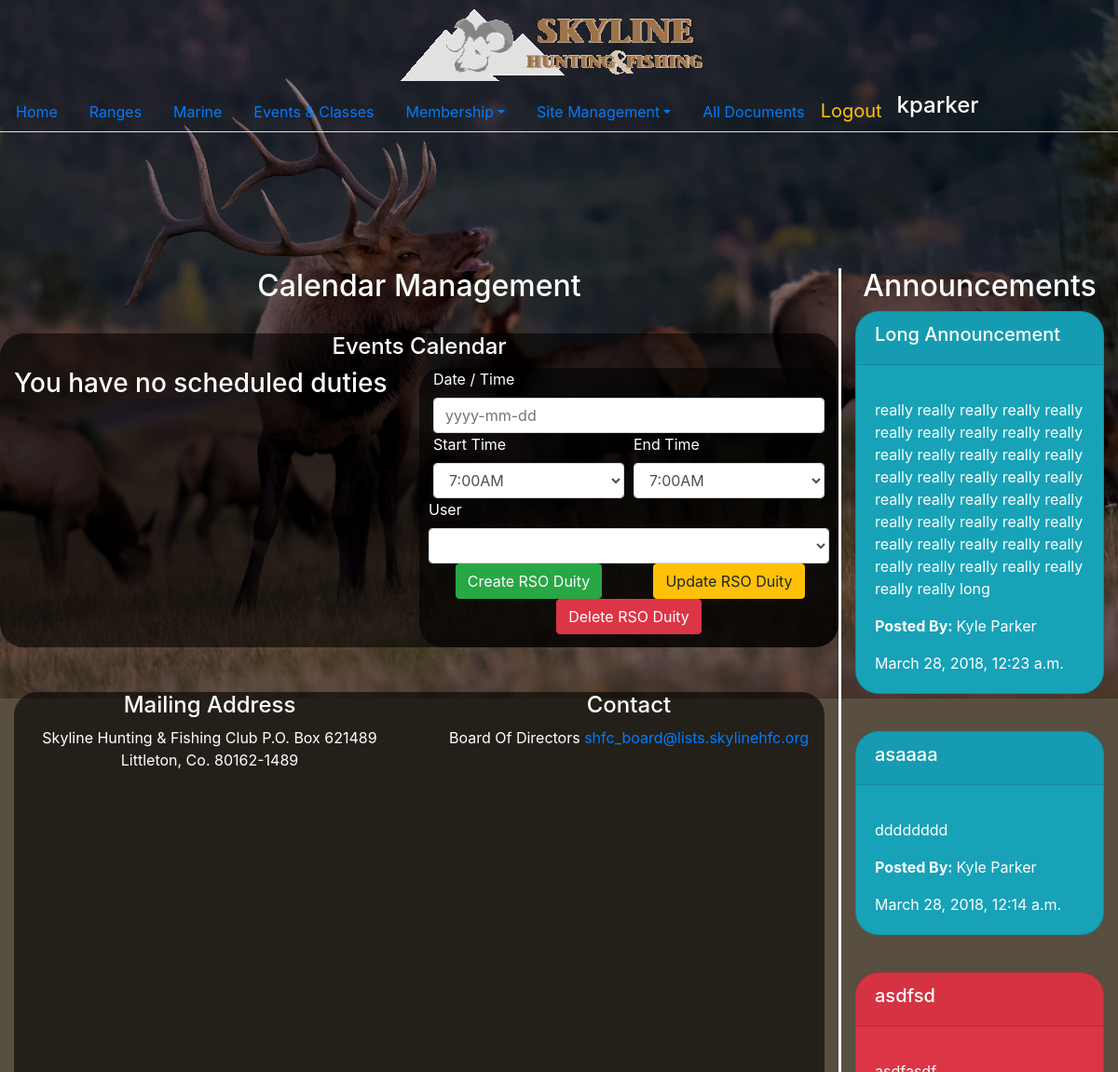
The app's page /management/events/ (signed in), older data.
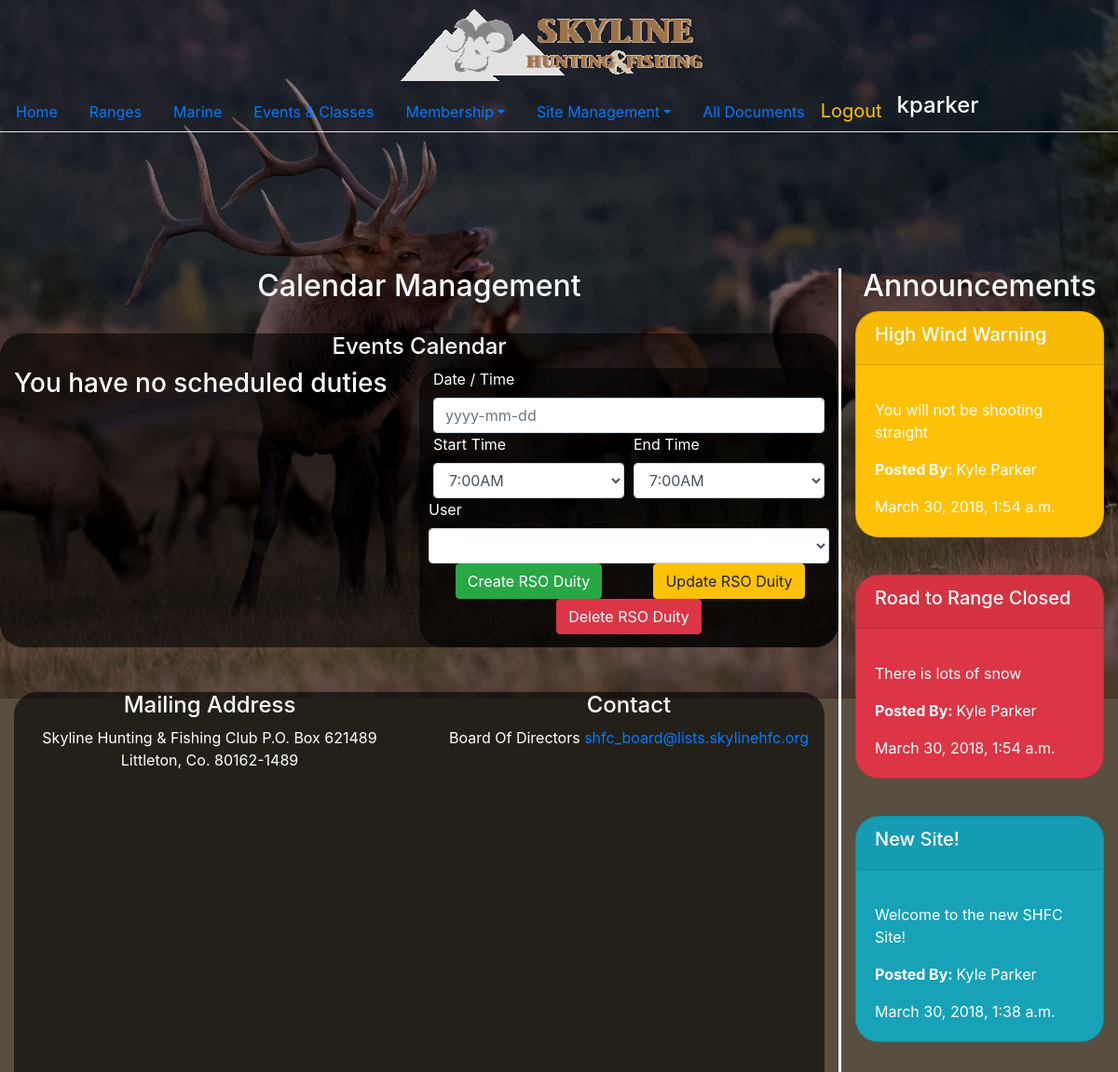
The same page, newer data.
### home/models.py (models this page shows)
class NewAnnouncement(models.Model):
  ANNOUNCEMENT_TYPES = (
        ('danger', 'Critical'),
        ('info', 'Information'),
        ('warning', 'Warning'),
    )
  announcement_title = models.CharField(max_length=60, blank=False)
  announcement_type = models.CharField(max_length=7, choices=ANNOUNCEMENT_TYPES, blank=False)
  announcement_description = models.TextField(blank=False)
  announcement_date = models.DateTimeField(auto_now=True, blank=False)
  announcement_user = models.ForeignKey(User, on_delete=models.CASCADE, blank=False)
  class Meta:
        permissions=(
             ("edit_announcements","Can edit announcements"),
        )

### home/views.py (the view)
# urls.py: url(r'^management/events/$', views.calendarManagementEVENTS, name='calendarManagementEVENTS'),
@login_required
def calendarManagementEVENTS(request):
  announcements = NewAnnouncement.objects.all().order_by('-announcement_date')[:20]
  return render(request, 'management_events.html', {'announcements': announcements})

### templates/management_events.html (shortened to what this page needs)
{% extends 'base.html' %}
{% load static %}
{% block content %}
<div class="row">
	<div class="col-12 text-center"><h2>Calendar Management</h2></div>
</div>
<br>
<div  id="eventsCalendar">
<div class="row customDivs">
  <div class="col-12 text-center"><h4>Events Calendar</h4></div>
    <div class="col-6" style="height:300px; overflow-y: scroll;">
    {% if personal_rso_calendar_data %}
    {% for duity in personal_rso_calendar_data %}
      <div class="list-group">
        <button type="button" onclick="updateRSOCalendar({{duity.pk}}, '{{duity.start_date | date:'Y-m-d'}}','{{duity.start_date | date:'H:i'}}','{{duity.end_date | date:'H:i'}}', {{duity.rso_user.pk}} )" class="list-group-item list-group-item-action">
          {{duity.rso_user.last_name}}, {{duity.rso_user.first_name}},<br>
          {{duity.start_date | date:'F d, Y'}}<br>
          {{duity.start_date | date:'P'}} - {{duity.end_date | date:'P'}}
        </button>
      </div>
    {% endfor %}
    {% else %}
      <h3>You have no scheduled duties</h3>
    {% endif %}
    </div>
    <div class="col-6 customDivs" >
    {% if user.is_authenticated and perms.home.edit_rso_calendar%}
    <form action={% url 'shfc:updateRSOCalendar' %} method="post">
        <div class="form-row">
            <div class="col-12">
              <label for="rsoStartDate">Date / Time</label>
              <input name="rso_startDate" class="form-control" placeholder="yyyy-mm-dd" type="text" id="rsoStartDate" required pattern="[0-9]{4}-[0-9]{2}-[0-9]{2}">
            </div>
            <div class="col-6">
            <label for="rsoStartTime">Start Time</label>
            <select name="rso_startTime" class="form-control" id="rsoStartTime">
                <option value="07:00">7:00AM</option>
            </select>
            </div>
            <div class="col-6">
            <label for="rsoEndTime">End Time</label>
            <select name="rso_endTime" class="form-control" id="rsoEndTime">
                <option value="07:00">7:00AM</option>
            </select>
            </div>
        {% if perms.home.edit_rso_calendar_admin %}
            <label for="rso_user">User</label>
            <select name="rso_user" class="form-control" id="rso_user">
            </select>
        </div>
        {% else %}
            <label for="rso">User</label>
            <input type="text" class="form-control" id="announcementUser"  value="{{user.username}}" readonly/>
            <input type="text" name="rso_user" class="invisible" value="{{user.pk}}" readonly/>
        </div>
        {% endif %}
        <div class="form-row text-center">
          <div class="col-6">
            <input type="submit" name="create" value="Create RSO Duity" class="btn btn-success"/>
          </div>
          <div class="col-6">
            <input type="submit" value="Update RSO Duity" class="btn btn-warning"/>
          </div>
          <div class="col-12">
            <input type="submit" name="delete" value="Delete RSO Duity" class="btn btn-danger"/>
          </div>
          </div>
    </form>
    {% else %}
    <h4>Login to schedule your RSO Days</h4>
    {% endif %}
    </div>
</div>
</div>
{% endblock %}

### templates/base.html (shortened to what this page needs)
{% load static %}
<!DOCTYPE html>
<html class="h-100">
<head>
<link rel="stylesheet" type="text/css" href="{% static 'css/bootstrap.css' %}" />
<link rel="stylesheet" type="text/css" href="{% static 'css/bootstrap-grid.css' %}" />
<link rel="stylesheet" type="text/css" href="{% static 'css/bootstrap.min.css' %}" />
<link rel="stylesheet" type="text/css" href="{% static 'css/custom/custom.css' %}" />
<link rel="stylesheet" type="text/css" href="{% static 'css/custom/site.css' %}" />
<link rel="stylesheet" type="text/css" href="{% static 'fullcalendar-3.4.0/fullcalendar.min.css' %}"rel='stylesheet'/>
<link rel="stylesheet" type="text/css" href="{% static 'fullcalendar-3.4.0/fullcalendar.print.min.css'%}" rel='stylesheet' media='print' />
</head>
<body class="h-100" background="{% static 'images/bull_elk.jpg' %}">
    <div class="h-25" style="background-color: rgba(0, 0, 0, 0.5);
	color:white;">
    	<div class="col-12 text-center">
    		<a class="navbar-brand" href="{% url 'shfc:home'%}">
	  			<img src="{% static 'images/shfclogo.png' %}">
			</a>
    	</div>
		<ul class="nav nav-tabs">
			<li class="nav-item">
		  		<a class="nav-link" href="{% url 'shfc:home'%}">Home</a>
			</li>
	  		<li class="nav-item">
	  			<a class="nav-link" href="{% url 'shfc:range' %}">Ranges</a>
		  	</li>
	  		<li class="nav-item">
	  			<a class="nav-link" href="{% url 'shfc:marine'%}">Marine</a>
		  	</li>
	  		<li class="nav-item">
	  			<a class="nav-link" href="{% url 'shfc:events'%}">Events & Classes</a>
		  	</li>
		  	<li class="nav-item dropdown">
	  			<a class="nav-link dropdown-toggle" data-toggle="dropdown" aria-haspopup="true" aria-expanded="false" href="{% url 'shfc:membership'%}" roll="button">Membership</a>
		  	</li>
		  	{% if user.is_authenticated %}
		  	<li>
	  			<a class="nav-link dropdown-toggle" data-toggle="dropdown" aria-haspopup="true" aria-expanded="false" href="{% url 'shfc:membership'%}" roll="button">Site Management</a>
		  	</li>
		  	{% endif %}
	  		<li class="nav-item">
	  			<a class="nav-link" href="{% url 'shfc:documents'%}">All Documents</a>
		  	</li>
		    {% if user.is_authenticated %}
	  		<li class="nav-item">
		  		<a class="navbar-brand text-warning" href="{% url 'logout' %}">Logout</a>
	  		</li>
	  		<li class="nav-item disabled">
	  			<h4>
	  				{{ user.username }}
	  			</h4>
	  		</li>
	  		{% else %}
	  		<li class="nav-item">
	  			<a  class="navbar-brand text-warning" href="{% url 'login' %}">
	  				Login
	  			</a>
	  		</li>
	  		{% endif %}
		</ul>
	</div>
  <main class="h-75">
    <div class="col-12 h-100">
    	<div class="row h-100">
    		<div class="col-9 containerClass h-100">
      		{% block content %}{% endblock %}
      		<br>
      		<br>
      		<footer class="h-50 customDivs" style="color:white">
	      		<div class="row">
	      			<div class="col-6 text-center">
	      				<h4>Mailing Address</h4>
	      				Skyline Hunting & Fishing Club
						P.O. Box 621489
						Littleton, Co. 80162-1489
	      			</div>
	      			<div class="col-6 text-center">
	      				<h4>Contact</h4>
	      				<address>
	      					Board Of Directors
	      					<a href="mailto:shfc_board@lists.skylinehfc.org">shfc_board@lists.skylinehfc.org</a>
	      				</address>
	      			</div>
	      		</div>
	      	</footer>
    		</div>
    		<div class="col-3 text-center containerClass h-100" style="border-left:solid">
    			<h2>Announcements</h2>
    			{% for announcement in announcements %}
    			<div class="card text-white bg-{{announcement.announcement_type}} mb-3 customDivs text-left">
  					<div class="card-header">
  						<h5>{{announcement.announcement_title}}</h5>
  					</div>
  					<div class="card-body">
   						<p class="card-text">{{announcement.announcement_description | linebreaks}}</p>
   						<p class="card-text"><b>Posted By: </b> {{announcement.announcement_user.first_name}} {{announcement.announcement_user.last_name}}</p>
    					<p class="card-text">{{announcement.announcement_date}}</p>
  					</div>
				</div>
    			<br>
    			{% endfor %}
    		</div>
    	</div>
    </div>
  </main>
</body>
</html>

Row changes from the older to the newer data that the page shows:
removed NewAnnouncement: announcement_title "Long Announcement", announcement_description "really really really really really really really really really really really really really really really really really really really really really really really really really really really really really really really really really really really really really really really really really really long", announcement_user.first_name "Kyle", announcement_user.last_name "Parker", announcement_date "March 28, 2018, 12:23 a.m."
removed NewAnnouncement: announcement_title "asaaaa", announcement_description "dddddddd", announcement_user.first_name "Kyle", announcement_user.last_name "Parker", announcement_date "March 28, 2018, 12:14 a.m."
removed NewAnnouncement: announcement_title "asdfsd", announcement_type "danger" (drawn)
now on this page (row edited): NewAnnouncement: announcement_title "High Wind Warning", announcement_description "You will not be shooting straight", announcement_user.first_name "Kyle", announcement_user.last_name "Parker", announcement_date "March 30, 2018, 1:54 a.m.", announcement_type "warning" (drawn)
now on this page (row edited): NewAnnouncement: announcement_title "Road to Range Closed", announcement_description "There is lots of snow", announcement_user.first_name "Kyle", announcement_user.last_name "Parker", announcement_date "March 30, 2018, 1:54 a.m.", announcement_type "danger" (drawn)
now on this page (row edited): NewAnnouncement: announcement_title "New Site!", announcement_description "Welcome to the new SHFC Site!", announcement_user.first_name "Kyle", announcement_user.last_name "Parker", announcement_date "March 30, 2018, 1:38 a.m."
